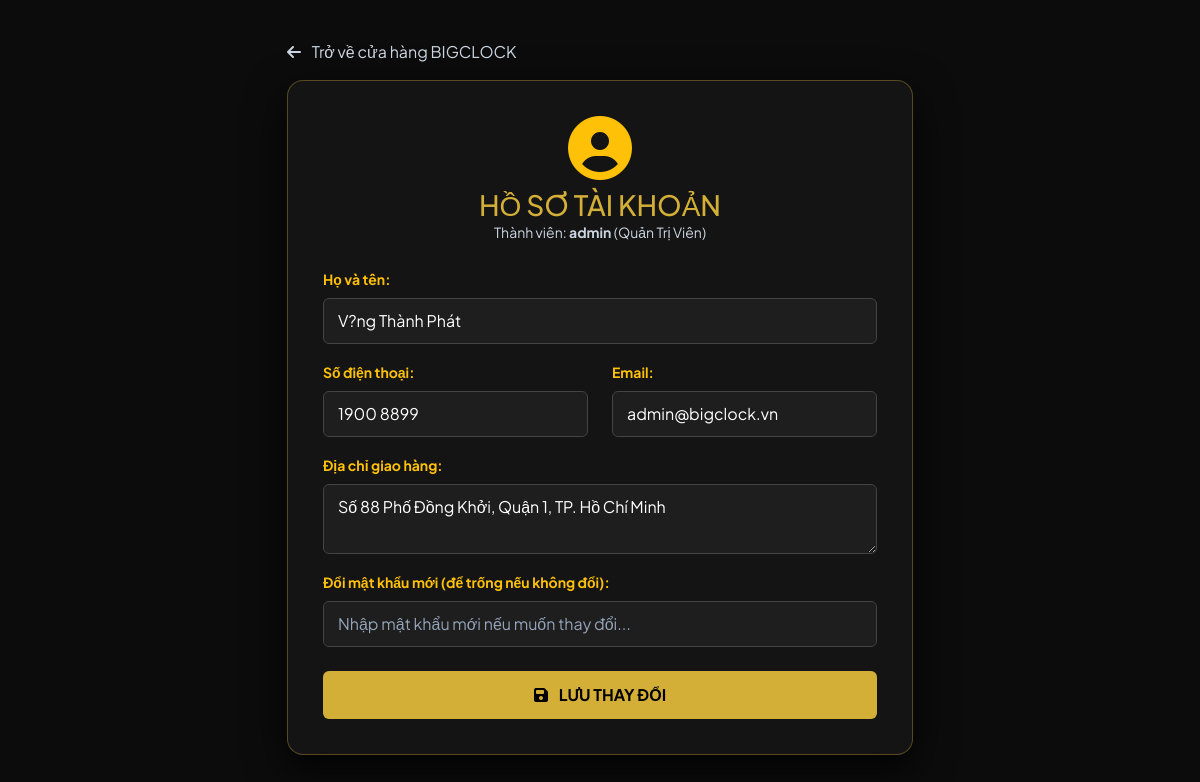
/ho-so.php (signed in), run on an earlier commit of the app's database.
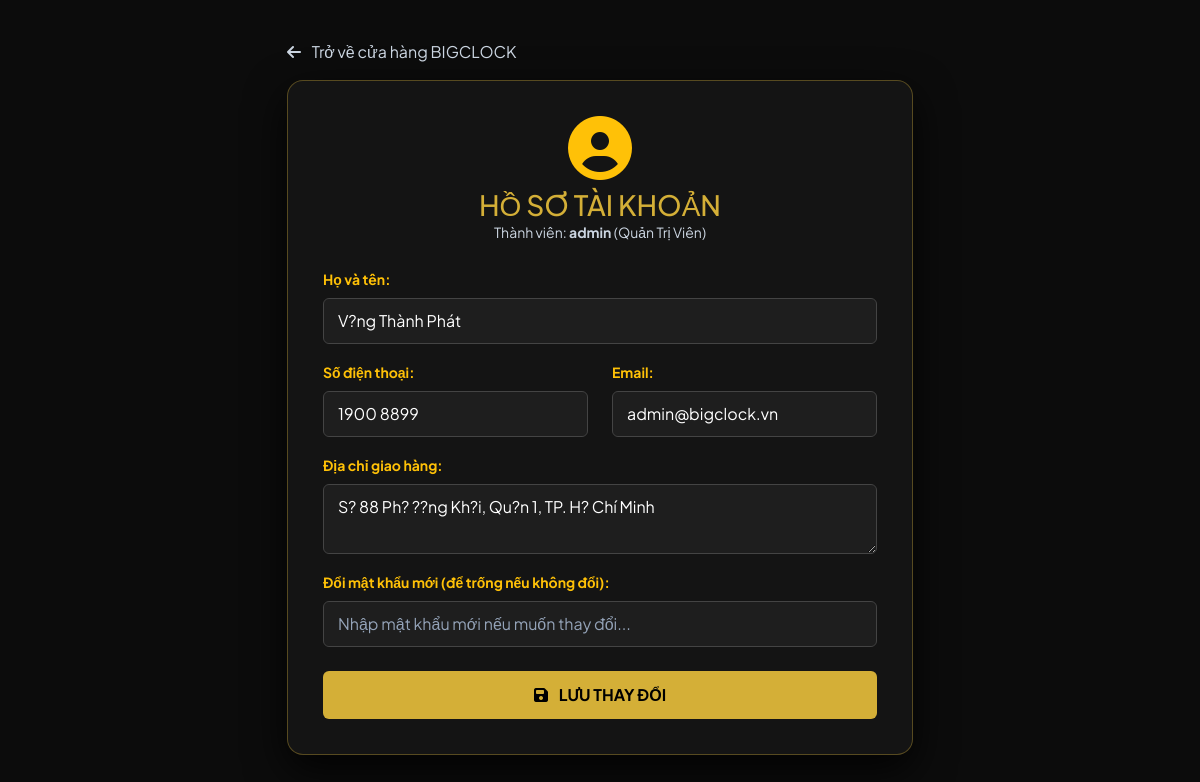
And on a later commit of the database.
### tables this page shows
CREATE TABLE `user` (
  `MaNguoiDung` int(10) NOT NULL AUTO_INCREMENT,
  `TenNguoiDung` varchar(50) NOT NULL,
  `TenDangNhap` varchar(50) NOT NULL,
  `MatKhau` varchar(64) NOT NULL,
  `Quyen` tinyint(4) NOT NULL DEFAULT '0' COMMENT '1: Admin, 0: KhÃ¡ch hÃ ng',
  `SDT` varchar(20) DEFAULT NULL,
  `Email` varchar(100) DEFAULT NULL,
  `DiaChi` varchar(255) DEFAULT NULL,
  PRIMARY KEY (`MaNguoiDung`),
  UNIQUE KEY `TenDangNhap` (`TenDangNhap`)
);

### ho-so.php (the view, shortened to what this page needs)
<?php
require_once 'connect.php';
$id = $_SESSION['MaNguoiDung'];
$sql = "SELECT * FROM user WHERE MaNguoiDung = ?";
$stmt = $conn->prepare($sql);
$stmt->bind_param("i", $id);
$stmt->execute();
$user = $stmt->get_result()->fetch_assoc();
?>
<!DOCTYPE html>
<html lang="vi">
<head>
    <link href="https://cdn.jsdelivr.net/npm/bootstrap@5.3.3/dist/css/bootstrap.min.css" rel="stylesheet">
    <link rel="stylesheet" href="https://cdnjs.cloudflare.com/ajax/libs/font-awesome/6.4.0/css/all.min.css">
</head>
<body>
    <div class="container" style="max-width: 650px;">
        <div class="mb-3">
            <a href="index.php" class="text-muted text-decoration-none"><i class="fas fa-arrow-left me-2"></i> Trở về cửa hàng BIGCLOCK</a>
        </div>
        <div class="profile-card">
            <div class="text-center mb-4">
                <i class="fas fa-user-circle fa-4x text-warning mb-2"></i>
                <h3 style="font-family: 'Plus Jakarta Sans', sans-serif; color: #D4AF37; margin: 0;">HỒ SƠ TÀI KHOẢN</h3>
                <p class="small text-muted">Thành viên: <b><?= htmlspecialchars($user['TenDangNhap']) ?></b> (<?= $user['Quyen'] == 1 ? 'Quản Trị Viên' : 'Khách Hàng' ?>)</p>
            </div>
            <form action="ho-so.php" method="POST">
                <div class="mb-3">
                    <label class="form-label text-warning small fw-bold">Họ và tên:</label>
                    <input type="text" name="HoTen" class="form-control" value="<?= htmlspecialchars($user['TenNguoiDung']) ?>" required>
                </div>
                <div class="row">
                    <div class="col-md-6 mb-3">
                        <label class="form-label text-warning small fw-bold">Số điện thoại:</label>
                        <input type="tel" name="SDT" class="form-control" value="<?= htmlspecialchars($user['SDT'] ?? '') ?>">
                    </div>
                    <div class="col-md-6 mb-3">
                        <label class="form-label text-warning small fw-bold">Email:</label>
                        <input type="email" name="Email" class="form-control" value="<?= htmlspecialchars($user['Email'] ?? '') ?>">
                    </div>
                </div>
                <div class="mb-3">
                    <label class="form-label text-warning small fw-bold">Địa chỉ giao hàng:</label>
                    <textarea name="DiaChi" class="form-control" rows="2"><?= htmlspecialchars($user['DiaChi'] ?? '') ?></textarea>
                </div>
                <div class="mb-4">
                    <label class="form-label text-warning small fw-bold">Đổi mật khẩu mới (để trống nếu không đổi):</label>
                    <input type="password" name="MatKhauMoi" class="form-control" placeholder="Nhập mật khẩu mới nếu muốn thay đổi...">
                </div>
                <button type="submit" name="update_profile" class="btn btn-gold w-100 text-uppercase">
                    <i class="fas fa-save me-2"></i> LƯU THAY ĐỔI
                </button>
            </form>
        </div>
    </div>
</body>
</html>

What changed in the data, as far as the page shows it:
changed user "admin": DiaChi "Số 88 Phố Đồng Khởi, Quận 1, TP. Hồ Chí Minh" → "S? 88 Ph? ??ng Kh?i, Qu?n 1, TP. H? Chí Minh"
